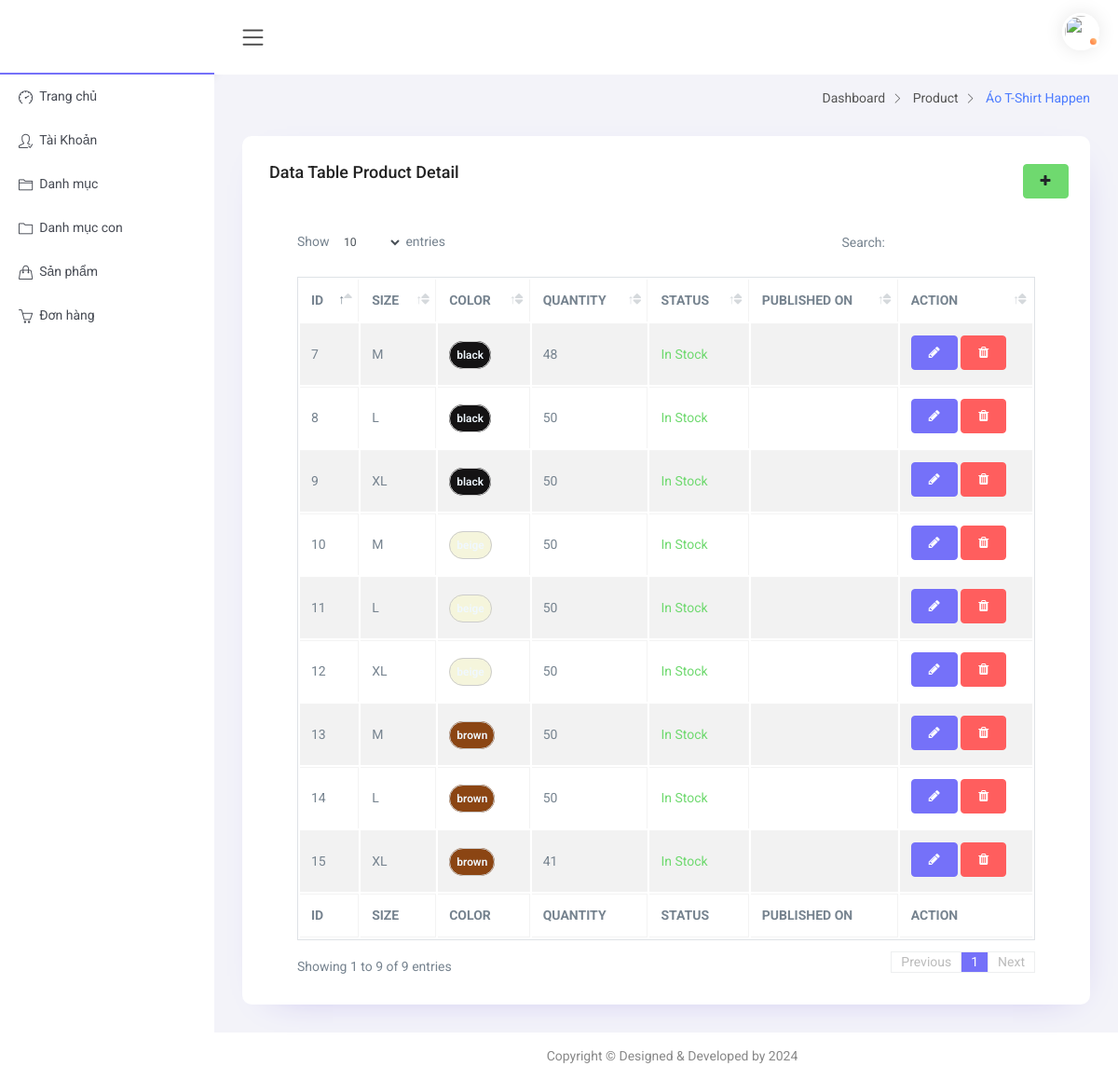
The page /admin/product-detail.php?id=2 (signed in) on the database its author committed.
### tables this page shows
CREATE TABLE `products` (
  `id` int(11) NOT NULL COMMENT 'PRODUCTS ID',
  `category_id` int(11) NOT NULL,
  `subcategory_id` int(11) NOT NULL,
  `product_name` varchar(128) NOT NULL,
  `product_summary` varchar(128) NOT NULL,
  `product_details` varchar(2048) NOT NULL,
  `product_master_image` text NOT NULL,
  `product_image_one` text DEFAULT NULL,
  `product_image_two` text DEFAULT NULL,
  `product_image_three` text DEFAULT NULL,
  `product_price` double NOT NULL,
  `product_discount_price` double DEFAULT NULL,
  `discount_start` datetime DEFAULT NULL,
  `discount_ends` datetime DEFAULT NULL,
  `product_type` enum('Active','Inactive') NOT NULL DEFAULT 'Active',
  `product_featured` enum('YES','NO') NOT NULL DEFAULT 'NO',
  `product_tags` varchar(256) NOT NULL,
  `is_delete` enum('0','1') NOT NULL DEFAULT '0',
  `created_at` datetime DEFAULT NULL,
  `updated_at` datetime DEFAULT NULL,
  `virtual_price` double DEFAULT NULL
);

CREATE TABLE `products_sc` (
  `id` int(11) NOT NULL COMMENT 'PRODUCTS SC ID',
  `product_id` int(11) NOT NULL,
  `product_size` varchar(10) NOT NULL,
  `product_color` varchar(20) NOT NULL,
  `product_quantity` int(11) NOT NULL,
  `product_status` enum('In Stock','Out of Stock') NOT NULL DEFAULT 'In Stock',
  `is_delete` enum('0','1') NOT NULL DEFAULT '0',
  `created_at` datetime DEFAULT NULL,
  `updated_at` datetime DEFAULT NULL
);

### admin/app/Controllers/View.php (called while the page is built, shortened)
<?php
class View
{
	public function loadContent($directory, $page_name)
	{
		include("resource/view/".$directory."/".$page_name.".php");
	}
}
?>

### admin/product-detail.php (called while the page is built, shortened)
<?php
include("app/Controllers/View.php");
$view = new View;
$view->loadContent("include", "top");
$view->loadContent("include", "sidebar");
$view->loadContent("content", "product-detail");
$view->loadContent("include", "tail");
?>

### admin/app/Models/Eloquent.php (called while the page is built, shortened)
<?php
class Eloquent
{
    public $connection;
    public function __construct()
    {
        $this->connection = new PDO('mysql:host=' . $GLOBALS['DBHOST'] . ';dbname=' . $GLOBALS['DBNAME'] . ';charset=utf8', $GLOBALS['DBUSER'], $GLOBALS['DBPASS']);
        $this->connection->setAttribute(PDO::ATTR_ERRMODE, PDO::ERRMODE_EXCEPTION);
        $this->connection->setAttribute(PDO::ATTR_EMULATE_PREPARES, false);
    }
    public function selectData(
        $columnName,
        $tableName,
        $whereValue = [],
        $inColumn = [],
        $inValue = [],
        $formatByGroup = [],
        $formatByOrder = 0,
        $paginate = [],
        $price = ['MIN' => 0, 'MAX' => 0]
    ) {
        try {
            if ($columnName == "*")
                $sql1 = "SELECT * FROM ";
            else {
                $sql1 = "SELECT ";
                foreach ($columnName as $eachColumn) {
                    $sql1 .= $eachColumn . ", ";
                }
                $sql1 = rtrim($sql1, ", ");
                $sql1 .= " FROM $tableName";
            }
            if ($whereValue != []) {
                $sql1 .= " WHERE ";
                if (array_key_exists('operator', $whereValue)) {
                    $operator = $whereValue['operator'] == '=' ? ' = ' : ' <> ';
                } else $operator = ' = ';
                foreach ($whereValue as $eachColumn => $eachValue) {
                    $sql1 .= $eachColumn . $operator . '\'' . $eachValue . '\'' . " AND ";
                }
                $sql1 = rtrim($sql1, "AND ");
            }
            $query = $this->connection->prepare($sql1);
            $query->execute();
            $dataSelected = $query->fetchAll(PDO::FETCH_ASSOC);
            return $dataSelected;
        } catch (PDOException $e) {
            echo $e->getMessage();
        }
    }
}

### admin/app/Controllers/ProductDetailController.php (the view)
<?php
class ProductDetailController extends Controller
{
    public function ProductDetailList($productDetailList)
    {
        foreach ($productDetailList as $eachProductDetail) {
            $textColor = $eachProductDetail['product_color'] == 'white' ? '#333' : 'aliceblue';
?>
            <tr>
                <td><?= $eachProductDetail['id'] ?></td>
                <td><?= $eachProductDetail['product_size'] ?></td>
                <td><span style="color: <?= $textColor ?>; border: 1px solid #ccc;" class="label label-pill product-color-<?= $eachProductDetail['product_color'] ?>"><?= $eachProductDetail['product_color'] ?></span></td>
                <td><?= $eachProductDetail['product_quantity'] ?></td>
                <td>
                    <span class="<?= $eachProductDetail['product_status'] == 'In Stock' ? 'text-success' : 'text-warning' ?>">
                        <?= $eachProductDetail['product_status'] ?>
                    </span>
                </td>
                <td><?= $eachProductDetail['created_at'] ?></td>
                <td>
                    <span>
                        <a class="btn btn-primary mb-1" href="manage-product-detail.php?id=<?= $eachProductDetail['id'] ?>" data-toggle="tooltip" data-placement="top" title="Edit">
                            <i class="fa fa-pencil color-muted"></i>
                        </a>
                        <a class="btn btn-danger mb-1 sweet-confirm-custom sweet-confirm-product-detail" href="#" data-itemid="<?= $eachProductDetail['id'] ?>" data-toggle="tooltip" data-placement="top" title="Delete">
                            <i class="fa fa-trash color-danger"></i>
                        </a>
                    </span>
                </td>
            </tr>
<?php
        }
    }
}
?>

### admin/resource/view/include/top.php (shortened to what this page needs)
<!DOCTYPE html>
<html lang="en">
<head>
    <link href="public/plugins/pg-calendar/css/pignose.calendar.min.css" rel="stylesheet">
    <link href="public/plugins/tables/css/datatable/dataTables.bootstrap4.min.css" rel="stylesheet" />
    <link href="public/plugins/sweetalert/css/sweetalert.css" rel="stylesheet">
    <link href="public/plugins/summernote/dist/summernote.css" rel="stylesheet">
    <link href="public/plugins/select2/css/select2.min.css" rel="stylesheet">
    <link href="public/plugins/toastr/css/toastr.min.css" rel="stylesheet">
    <link href="public/plugins/bootstrap-material-datetimepicker/css/bootstrap-material-datetimepicker.css"
        rel="stylesheet">
    <link href="public/plugins/clockpicker/dist/jquery-clockpicker.min.css" rel="stylesheet">
    <link href="public/plugins/jquery-asColorPicker-master/css/asColorPicker.css" rel="stylesheet">
    <link href="public/plugins/bootstrap-datepicker/bootstrap-datepicker.min.css" rel="stylesheet">
    <link href="public/plugins/timepicker/bootstrap-timepicker.min.css" rel="stylesheet">
    <link href="public/plugins/bootstrap-daterangepicker/daterangepicker.css" rel="stylesheet">
    <link href="public/css/style.css" rel="stylesheet">
</head>
<body>
    <?php
    include 'app/Models/Eloquent.php';
    ?>
    <div id="main-wrapper">
        <div class="nav-header">
            <div class="brand-logo">
                <a href="dashboard.php">
                </a>
            </div>
        </div>
        <div class="header">
            <div class="header-content clearfix">
                <div class="nav-control">
                    <div class="hamburger">
                        <span class="toggle-icon"><i class="icon-menu"></i></span>
                    </div>
                </div>
                <div class="header-left">
                </div>
                <div class="header-right">
                    <ul class="clearfix">
                        <li class="icons dropdown">
                            <div class="user-img c-pointer position-relative" data-toggle="dropdown">
                                <span class="activity active"></span>
                                <img class="img-fluid" style="object-fit: cover;" src="images/hieu-admin.jpg"
                                    height="40" width="40" alt="">
                            </div>
                        </li>
                    </ul>
                </div>
            </div>
        </div>

### admin/resource/view/include/sidebar.php
<div class="nk-sidebar">
    <div class="nk-nav-scroll">
        <ul class="metismenu" id="menu">
            <li>
                <a href="dashboard.php" aria-expanded="false">
                    <i class="icon-speedometer menu-icon"></i><span class="nav-text">Trang chủ</span>
                </a>
            </li>
            <li>
                <a href="customer-account.php" aria-expanded="true">
                    <i class="icon-user-following menu-icon"></i><span class="nav-text">Tài Khoản</span>
                </a>
            </li>
            <li>
                <a href="category.php" aria-expanded="true">
                    <i class="icon-folder-alt menu-icon"></i><span class="nav-text">Danh mục</span>
                </a>
            </li>
            <li>
                <a href="sub-category.php" aria-expanded="true">
                    <i class="icon-folder menu-icon"></i><span class="nav-text">Danh mục con</span>
                </a>
            </li>
            <li>
                <a href="product.php" aria-expanded="true">
                    <i class="icon-handbag menu-icon"></i><span class="nav-text">Sản phẩm</span>
                </a>
            </li>
            <li>
                <a href="order.php" aria-expanded="true">
                    <i class="icon-basket menu-icon"></i><span class="nav-text">Đơn hàng</span>
                </a>
            </li>
        </ul>
    </div>
</div>

### admin/resource/view/content/product-detail.php (shortened to what this page needs)
<?php
include("app/Controllers/ProductDetailController.php");
$productDetailController = new ProductDetailController;
$eloquent = new Eloquent;
$productDetailList = $eloquent->selectData(['*'], 'products_sc', ['product_id' => $_GET['id'], 'is_delete' => 0]);
$productList = $eloquent->selectData(['*'], 'products', ['id' => $_GET['id']]);
$productName = $productList[0]['product_name'];
?>
<div class="content-body">
    <div class="row page-titles mx-0">
        <div class="col p-md-0">
            <ol class="breadcrumb">
                <li class="breadcrumb-item">
                    <a href="dashboard.php">Dashboard</a>
                </li>
                <li class="breadcrumb-item">
                    <a href="product.php">Product</a>
                </li>
                <li class="breadcrumb-item active">
                    <a href="#" class="text-info"><?= $productName ?></a>
                </li>
            </ol>
        </div>
    </div>
    <div class="container-fluid">
        <div class="row">
            <div class="col-12">
                <div class="card">
                    <div class="card-body">
                        <div class="row">
                            <h4 class="card-title col-md-11">Data Table Product Detail</h4>
                            <div class="bootstrap-modal col-md-1">
                                <a class="btn btn-success" href="manage-product-detail.php" data-toggle="tooltip" data-placement="top" title="Add">
                                    <i class="fa fa-plus color-muted"></i>
                                </a>
                            </div>
                        </div>
                        <div class="table-responsive">
                            <table class="table table-striped table-bordered zero-configuration">
                                <thead>
                                    <tr>
                                        <th>ID</th>
                                        <th>SIZE</th>
                                        <th>COLOR</th>
                                        <th>QUANTITY</th>
                                        <th>STATUS</th>
                                        <th>PUBLISHED ON</th>
                                        <th>ACTION</th>
                                    </tr>
                                </thead>
                                <tbody>
                                    <?php
                                    $productDetailController->ProductDetailList($productDetailList);
                                    ?>
                                </tbody>
                                <tfoot>
                                    <tr>
                                        <th>ID</th>
                                        <th>SIZE</th>
                                        <th>COLOR</th>
                                        <th>QUANTITY</th>
                                        <th>STATUS</th>
                                        <th>PUBLISHED ON</th>
                                        <th>ACTION</th>
                                    </tr>
                                </tfoot>
                            </table>
                        </div>
                    </div>
                </div>
            </div>
        </div>
    </div>
</div>

### admin/resource/view/include/tail.php (shortened to what this page needs)
<div class="footer">
    <div class="copyright">
        <p>Copyright &copy; Designed & Developed by <a href="#"></a> 2024</p>
    </div>
</div>
</div>
</body>
</html>

### rows shown on the page
products: product_name "Áo T-Shirt Happen"
products_sc: id "7", product_size "M", product_color "black", product_quantity "48", product_status "In Stock"
products_sc: id "8", product_size "L", product_color "black", product_quantity "50", product_status "In Stock"
products_sc: id "9", product_size "XL", product_color "black", product_quantity "50", product_status "In Stock"
products_sc: id "10", product_size "M", product_quantity "50", product_status "In Stock"
products_sc: id "11", product_size "L", product_quantity "50", product_status "In Stock"
products_sc: id "12", product_size "XL", product_quantity "50", product_status "In Stock"
products_sc: id "13", product_size "M", product_color "brown", product_quantity "50", product_status "In Stock"
products_sc: id "14", product_size "L", product_color "brown", product_quantity "50", product_status "In Stock"
products_sc: id "15", product_size "XL", product_color "brown", product_quantity "41", product_status "In Stock"
